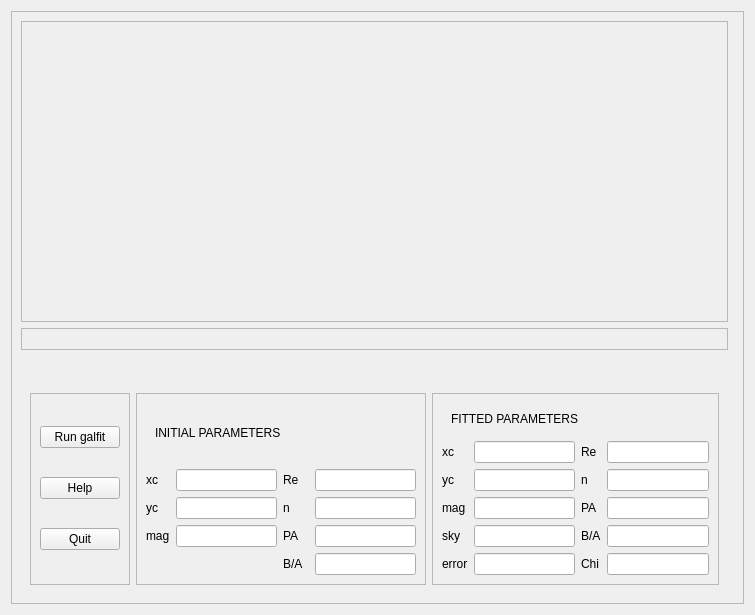
<?xml version="1.0" encoding="UTF-8"?>
<ui version="4.0">
 <class>Form</class>
 <widget class="QWidget" name="Form">
  <property name="geometry">
   <rect>
    <x>0</x>
    <y>0</y>
    <width>755</width>
    <height>615</height>
   </rect>
  </property>
  <property name="windowTitle">
   <string>Form</string>
  </property>
  <layout class="QGridLayout" name="gridLayout">
   <item row="0" column="1">
    <widget class="QFrame" name="mainframe">
     <property name="frameShape">
      <enum>QFrame::StyledPanel</enum>
     </property>
     <property name="frameShadow">
      <enum>QFrame::Raised</enum>
     </property>
     <layout class="QGridLayout" name="gridLayout_2">
      <item row="9" column="11">
       <widget class="QWidget" name="widget_23" native="true"/>
      </item>
      <item row="0" column="11">
       <widget class="QWidget" name="widget_6" native="true"/>
      </item>
      <item row="12" column="10">
       <widget class="QWidget" name="widget" native="true"/>
      </item>
      <item row="11" column="11">
       <widget class="QWidget" name="widget_24" native="true"/>
      </item>
      <item row="5" column="11">
       <widget class="QWidget" name="widget_7" native="true"/>
      </item>
      <item row="12" column="9">
       <widget class="QWidget" name="widget_3" native="true"/>
      </item>
      <item row="7" column="11">
       <widget class="QWidget" name="widget_2" native="true"/>
      </item>
      <item row="12" column="11">
       <widget class="QWidget" name="widget_5" native="true"/>
      </item>
      <item row="12" column="1">
       <widget class="QWidget" name="widget_17" native="true"/>
      </item>
      <item row="11" column="0" colspan="11">
       <widget class="QFrame" name="readoutframe">
        <property name="frameShape">
         <enum>QFrame::StyledPanel</enum>
        </property>
        <property name="frameShadow">
         <enum>QFrame::Raised</enum>
        </property>
        <layout class="QGridLayout" name="readoutGridLayout"/>
       </widget>
      </item>
      <item row="2" column="11">
       <widget class="QWidget" name="widget_15" native="true"/>
      </item>
      <item row="14" column="0" colspan="11">
       <widget class="QWidget" name="buttonWidget" native="true">
        <property name="mouseTracking">
         <bool>true</bool>
        </property>
        <layout class="QGridLayout" name="buttonsLayout">
         <item row="0" column="5">
          <widget class="QFrame" name="frame_3">
           <property name="frameShape">
            <enum>QFrame::StyledPanel</enum>
           </property>
           <property name="frameShadow">
            <enum>QFrame::Raised</enum>
           </property>
           <layout class="QGridLayout" name="gridLayout_4">
            <item row="3" column="0">
             <widget class="QLabel" name="label_10">
              <property name="text">
               <string>yc</string>
              </property>
             </widget>
            </item>
            <item row="3" column="1">
             <widget class="QLineEdit" name="ycFitLineEdit"/>
            </item>
            <item row="3" column="3">
             <widget class="QLineEdit" name="nFitLineEdit"/>
            </item>
            <item row="4" column="1">
             <widget class="QLineEdit" name="magFitLineEdit"/>
            </item>
            <item row="5" column="3">
             <widget class="QLineEdit" name="BAFitLineEdit"/>
            </item>
            <item row="4" column="3">
             <widget class="QLineEdit" name="PAFitLineEdit"/>
            </item>
            <item row="5" column="1">
             <widget class="QLineEdit" name="skyFitLineEdit"/>
            </item>
            <item row="2" column="1">
             <widget class="QLineEdit" name="xcFitLineEdit"/>
            </item>
            <item row="1" column="0" colspan="4">
             <widget class="QWidget" name="widget_21" native="true">
              <layout class="QGridLayout" name="gridLayout_6">
               <item row="0" column="0">
                <widget class="QLabel" name="label_16">
                 <property name="text">
                  <string>FITTED PARAMETERS</string>
                 </property>
                </widget>
               </item>
              </layout>
             </widget>
            </item>
            <item row="5" column="0">
             <widget class="QLabel" name="label_17">
              <property name="text">
               <string>sky</string>
              </property>
             </widget>
            </item>
            <item row="2" column="3">
             <widget class="QLineEdit" name="ReFitLineEdit"/>
            </item>
            <item row="2" column="0">
             <widget class="QLabel" name="label_9">
              <property name="text">
               <string>xc</string>
              </property>
             </widget>
            </item>
            <item row="2" column="2">
             <widget class="QLabel" name="label_14">
              <property name="text">
               <string>Re</string>
              </property>
             </widget>
            </item>
            <item row="5" column="2">
             <widget class="QLabel" name="label_15">
              <property name="text">
               <string>B/A</string>
              </property>
             </widget>
            </item>
            <item row="4" column="2">
             <widget class="QLabel" name="label_12">
              <property name="text">
               <string>PA</string>
              </property>
             </widget>
            </item>
            <item row="3" column="2">
             <widget class="QLabel" name="label_13">
              <property name="text">
               <string>n</string>
              </property>
             </widget>
            </item>
            <item row="4" column="0">
             <widget class="QLabel" name="label_11">
              <property name="text">
               <string>mag</string>
              </property>
             </widget>
            </item>
            <item row="6" column="1">
             <widget class="QLineEdit" name="errorFitLineEdit"/>
            </item>
            <item row="6" column="3">
             <widget class="QLineEdit" name="chiFitLineEdit"/>
            </item>
            <item row="6" column="0">
             <widget class="QLabel" name="label_18">
              <property name="text">
               <string>error</string>
              </property>
             </widget>
            </item>
            <item row="6" column="2">
             <widget class="QLabel" name="label_19">
              <property name="text">
               <string>Chi</string>
              </property>
             </widget>
            </item>
           </layout>
          </widget>
         </item>
         <item row="0" column="4">
          <widget class="QFrame" name="frame">
           <property name="frameShape">
            <enum>QFrame::StyledPanel</enum>
           </property>
           <property name="frameShadow">
            <enum>QFrame::Raised</enum>
           </property>
           <layout class="QGridLayout" name="gridLayout_3">
            <item row="4" column="2">
             <widget class="QLabel" name="label_6">
              <property name="text">
               <string>PA</string>
              </property>
             </widget>
            </item>
            <item row="3" column="2">
             <widget class="QLabel" name="label_5">
              <property name="text">
               <string>n</string>
              </property>
             </widget>
            </item>
            <item row="5" column="4">
             <widget class="QLineEdit" name="BALineEdit"/>
            </item>
            <item row="5" column="2">
             <widget class="QLabel" name="label_7">
              <property name="text">
               <string>B/A</string>
              </property>
             </widget>
            </item>
            <item row="4" column="4">
             <widget class="QLineEdit" name="PALineEdit"/>
            </item>
            <item row="3" column="4">
             <widget class="QLineEdit" name="nLineEdit"/>
            </item>
            <item row="2" column="4">
             <widget class="QLineEdit" name="ReLineEdit"/>
            </item>
            <item row="2" column="2">
             <widget class="QLabel" name="label_4">
              <property name="text">
               <string>Re</string>
              </property>
             </widget>
            </item>
            <item row="1" column="0" colspan="5">
             <widget class="QWidget" name="widget_20" native="true">
              <layout class="QGridLayout" name="gridLayout_5">
               <item row="0" column="0">
                <widget class="QLabel" name="label_8">
                 <property name="text">
                  <string>INITIAL PARAMETERS</string>
                 </property>
                </widget>
               </item>
              </layout>
             </widget>
            </item>
            <item row="2" column="0">
             <widget class="QLabel" name="label">
              <property name="text">
               <string>xc</string>
              </property>
             </widget>
            </item>
            <item row="3" column="0">
             <widget class="QLabel" name="label_2">
              <property name="text">
               <string>yc</string>
              </property>
             </widget>
            </item>
            <item row="2" column="1">
             <widget class="QLineEdit" name="xcLineEdit"/>
            </item>
            <item row="3" column="1">
             <widget class="QLineEdit" name="ycLineEdit"/>
            </item>
            <item row="4" column="0">
             <widget class="QLabel" name="label_3">
              <property name="text">
               <string>mag</string>
              </property>
             </widget>
            </item>
            <item row="4" column="1">
             <widget class="QLineEdit" name="magLineEdit"/>
            </item>
           </layout>
          </widget>
         </item>
         <item row="0" column="2" colspan="2">
          <widget class="QFrame" name="frame_2">
           <property name="frameShape">
            <enum>QFrame::StyledPanel</enum>
           </property>
           <property name="frameShadow">
            <enum>QFrame::Raised</enum>
           </property>
           <layout class="QVBoxLayout" name="verticalLayout">
            <item>
             <widget class="QPushButton" name="runGalfitButton">
              <property name="text">
               <string>Run galfit</string>
              </property>
             </widget>
            </item>
            <item>
             <widget class="QPushButton" name="helpButton">
              <property name="text">
               <string>Help</string>
              </property>
             </widget>
            </item>
            <item>
             <widget class="QPushButton" name="quitButton">
              <property name="text">
               <string>Quit</string>
              </property>
             </widget>
            </item>
           </layout>
          </widget>
         </item>
        </layout>
       </widget>
      </item>
      <item row="12" column="3">
       <widget class="QWidget" name="widget_4" native="true"/>
      </item>
      <item row="12" column="8">
       <widget class="QWidget" name="widget_19" native="true"/>
      </item>
      <item row="12" column="6">
       <widget class="QWidget" name="widget_13" native="true"/>
      </item>
      <item row="12" column="4">
       <widget class="QWidget" name="widget_11" native="true"/>
      </item>
      <item row="6" column="11">
       <widget class="QWidget" name="widget_9" native="true"/>
      </item>
      <item row="12" column="5">
       <widget class="QWidget" name="widget_12" native="true"/>
      </item>
      <item row="8" column="11">
       <widget class="QWidget" name="widget_22" native="true"/>
      </item>
      <item row="10" column="11">
       <widget class="QWidget" name="widget_25" native="true"/>
      </item>
      <item row="12" column="7">
       <widget class="QWidget" name="widget_18" native="true"/>
      </item>
      <item row="3" column="11">
       <widget class="QWidget" name="widget_8" native="true"/>
      </item>
      <item row="1" column="11">
       <widget class="QWidget" name="widget_14" native="true"/>
      </item>
      <item row="4" column="11">
       <widget class="QWidget" name="widget_10" native="true"/>
      </item>
      <item row="12" column="2">
       <widget class="QWidget" name="widget_16" native="true"/>
      </item>
      <item row="0" column="0" rowspan="11" colspan="11">
       <widget class="QFrame" name="cutouts">
        <property name="frameShape">
         <enum>QFrame::StyledPanel</enum>
        </property>
        <property name="frameShadow">
         <enum>QFrame::Raised</enum>
        </property>
        <layout class="QGridLayout" name="cutoutsLayout">
         <item row="0" column="0">
          <widget class="QWidget" name="dummyWidget" native="true"/>
         </item>
        </layout>
       </widget>
      </item>
     </layout>
    </widget>
   </item>
  </layout>
 </widget>
 <resources/>
 <connections/>
</ui>
